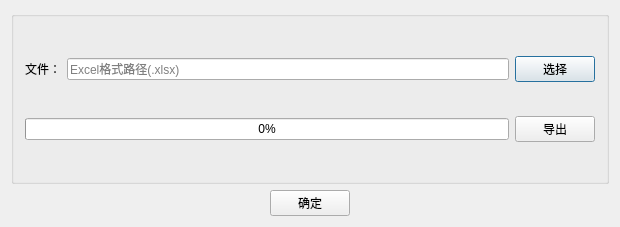
<?xml version="1.0" encoding="UTF-8"?>
<ui version="4.0">
 <class>exportCmd</class>
 <widget class="QDialog" name="exportCmd">
  <property name="geometry">
   <rect>
    <x>0</x>
    <y>0</y>
    <width>620</width>
    <height>227</height>
   </rect>
  </property>
  <property name="windowTitle">
   <string>导出到Excel</string>
  </property>
  <layout class="QGridLayout" name="gridLayout" rowstretch="3,1">
   <item row="0" column="0">
    <widget class="QGroupBox" name="groupBox">
     <property name="title">
      <string/>
     </property>
     <layout class="QVBoxLayout" name="verticalLayout">
      <item>
       <layout class="QHBoxLayout" name="horizontalLayout_2">
        <item>
         <widget class="QLabel" name="label">
          <property name="text">
           <string>文件：</string>
          </property>
         </widget>
        </item>
        <item>
         <widget class="QLineEdit" name="lineEdit">
          <property name="placeholderText">
           <string>Excel格式路径(.xlsx)</string>
          </property>
         </widget>
        </item>
        <item>
         <widget class="QPushButton" name="selBtn">
          <property name="text">
           <string>选择</string>
          </property>
         </widget>
        </item>
       </layout>
      </item>
      <item>
       <layout class="QHBoxLayout" name="horizontalLayout_3">
        <item>
         <widget class="QProgressBar" name="progressBar">
          <property name="value">
           <number>0</number>
          </property>
         </widget>
        </item>
        <item>
         <widget class="QPushButton" name="exportBtn">
          <property name="text">
           <string>导出</string>
          </property>
         </widget>
        </item>
       </layout>
      </item>
     </layout>
    </widget>
   </item>
   <item row="1" column="0">
    <layout class="QHBoxLayout" name="horizontalLayout_4">
     <item>
      <spacer name="horizontalSpacer">
       <property name="orientation">
        <enum>Qt::Horizontal</enum>
       </property>
       <property name="sizeHint" stdset="0">
        <size>
         <width>40</width>
         <height>20</height>
        </size>
       </property>
      </spacer>
     </item>
     <item>
      <widget class="QPushButton" name="sureBtn">
       <property name="text">
        <string>确定</string>
       </property>
      </widget>
     </item>
     <item>
      <spacer name="horizontalSpacer_2">
       <property name="orientation">
        <enum>Qt::Horizontal</enum>
       </property>
       <property name="sizeHint" stdset="0">
        <size>
         <width>40</width>
         <height>20</height>
        </size>
       </property>
      </spacer>
     </item>
    </layout>
   </item>
  </layout>
 </widget>
 <layoutdefault spacing="6" margin="11"/>
 <resources/>
 <connections/>
</ui>
